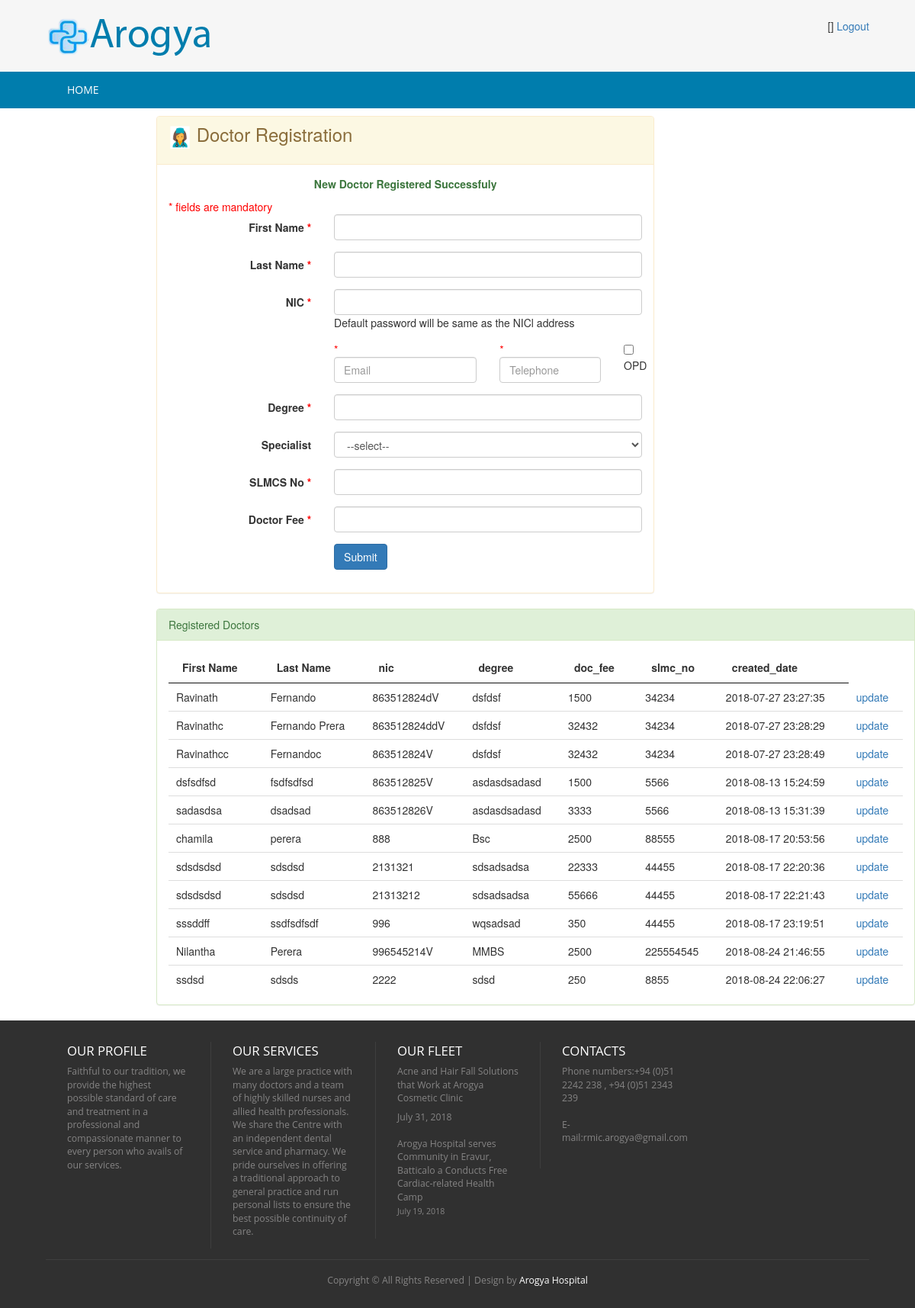
Before: /index.php/admin_controller/DoctorRegistration with the older database file.
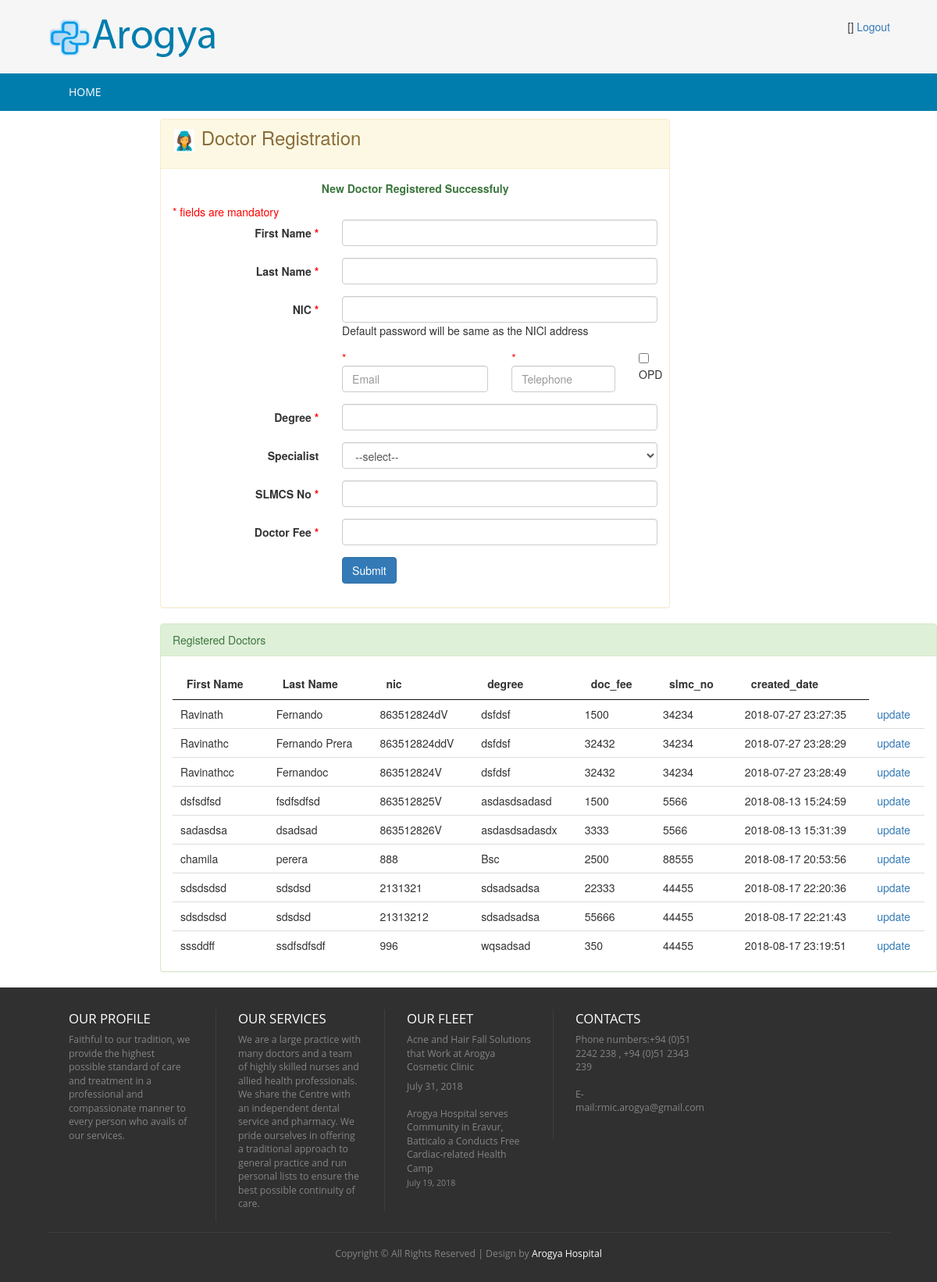
After: the same page with the newer database file.
### tables this page shows
CREATE TABLE `hms_doctor` (
  `id` int(5) NOT NULL AUTO_INCREMENT,
  `first_name` varchar(100) DEFAULT NULL,
  `last_name` varchar(100) DEFAULT NULL,
  `nic` varchar(12) DEFAULT NULL,
  `pword` text DEFAULT NULL,
  `email` varchar(50) DEFAULT NULL,
  `telephone` varchar(20) DEFAULT NULL,
  `degree` varchar(200) DEFAULT NULL,
  `specialist_id` int(5) DEFAULT NULL,
  `doc_fee` int(5) DEFAULT NULL,
  `slmc_no` varchar(20) DEFAULT NULL,
  `status_code` varchar(20) DEFAULT 'ACTIVE',
  `category` varchar(20) DEFAULT 'OPD',
  `created_date` timestamp NOT NULL DEFAULT current_timestamp(),
  `created_user` int(5) DEFAULT NULL,
  `user_role` varchar(20) DEFAULT 'DOCTOR',
  PRIMARY KEY (`id`),
  UNIQUE KEY `NewIndex1` (`nic`)
);

### application/controllers/Admin_Controller.php (called while the page is built, shortened)
<?php
class Admin_Controller extends CI_Controller {
    public function DoctorRegistration() {
        $this->load->model(array('Doctor'));
        $doctor = new Doctor();
        $doctor->getPostData();
        $doctor->created_user = $this->session->userdata('userbean')->id;
        $db_error = $this->db->error();
        if (!empty($db_error)) {
            $data['msg'] = '<p class="text-error"> Invalid or duplicate entry found </p>';
        } else {
            $data['msg'] = '<p class="text-success">New registration has been successful, please login ,<br> Patient Reg No ' . $patient->id . ' </p>';
        }
        $doctor_list = $doctor->get();
        $data['doctor_list'] = $doctor_list;
        $data['msg'] = '<p class="text-success">New Doctor Registered Successfuly</p>';
        $this->load->view('admin/admin-doctor-registration', $data);
    }
}

### index.php (called while the page is built, shortened)
<?php
require_once BASEPATH.'core/CodeIgniter.php';

### application/core/my_model.php (called while the page is built, shortened)
<?php
class MY_Model extends CI_Model{
    private function insert(){
        $this->db->insert($this::DB_TABLE,$this);
    }
    public function get($limit=0,$offset = 0) {
        if($limit){
            $query = $this->db->get($this::DB_TABLE,$limit,$offset);
        }else{
            $query = $this->db->get($this::DB_TABLE);
        }
        $ret_val = array();
        foreach ($query->result() as $row) {
            $model = new $class;
            $model->populate($row);
            $ret_val[$row->{$this::DB_TABLE_PK}] = $model;
        }
        return $ret_val;
    }
}

### application/views/admin/admin-doctor-registration.php (the view, shortened to what the rows shown need)
<!DOCTYPE HTML>
<html>
    <head>
        <link href="<?php echo base_url('css/style.css'); ?>" rel="stylesheet" type="text/css"  media="all" />
        <link href="<?php echo base_url('css/bootstrap.css'); ?>" rel="stylesheet" type="text/css"/>
        <link rel="stylesheet" href="<?php echo base_url('css/responsiveslides.css') ?>">
    </head>
    <body>
        <div class="content">
            <div class="row">
                <div class="col-md-10">
                    <div class="panel panel-success">
                        <div class="panel-body">
                            <table id="example" class="display" cellspacing="0" width="100%">
                                <thead>
                                    <tr>
                                        <th>First Name</th>
                                        <th>Last Name</th>
                                        <th>nic</th>
                                        <th>degree</th>
                                        <th>doc_fee</th>
                                        <th>slmc_no</th>
                                        <th>created_date</th>
                                    </tr>
                                </thead>
                                <tbody>
                                    <?php foreach ($doctor_list as $value) {
                                        ?>
                                        <tr>
                                            <td><?= $value->first_name ?></td>
                                            <td><?= $value->last_name ?></td>
                                            <td><?= $value->nic ?></td>
                                            <td><?= $value->degree ?></td>
                                            <td><?= $value->doc_fee ?></td>
                                            <td><?= $value->slmc_no ?></td>
                                            <td><?= $value->created_date ?></td>
                                            <td> <a href="<?= base_url('Admin_Controller/loadDoctorUpdate/'.$value->id) ?>">update</a></td>
                                        </tr>
                                        <?php
                                    }
                                    ?>
                                </tbody>
                            </table>
                            <link href="<?php echo base_url('css/jquery.dataTables.min.css'); ?>" rel="stylesheet" type="text/css"/>
                        </div>
                    </div>
                </div>
            </div>
        </div>
    </body>
</html>

Changed rows visible on the page:
removed hms_doctor: first_name "Nilantha", last_name "Perera", nic "996545214V", degree "MMBS", doc_fee "2500", slmc_no "225554545", created_date "2018-08-24 21:46:55"
removed hms_doctor: first_name "ssdsd", last_name "sdsds", nic "2222", degree "sdsd", doc_fee "250", slmc_no "8855", created_date "2018-08-24 22:06:27"
changed hms_doctor "sadasdsa": degree "asdasdsadasd" → "asdasdsadasdx"
